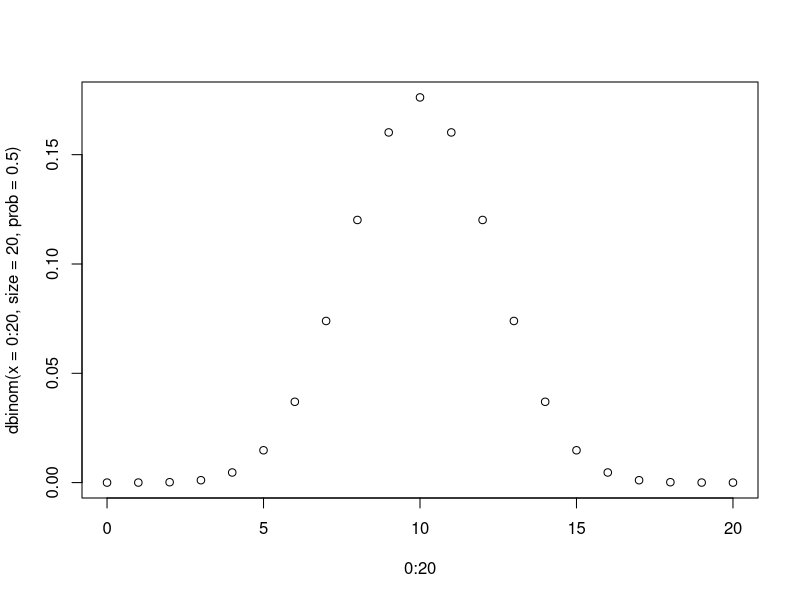
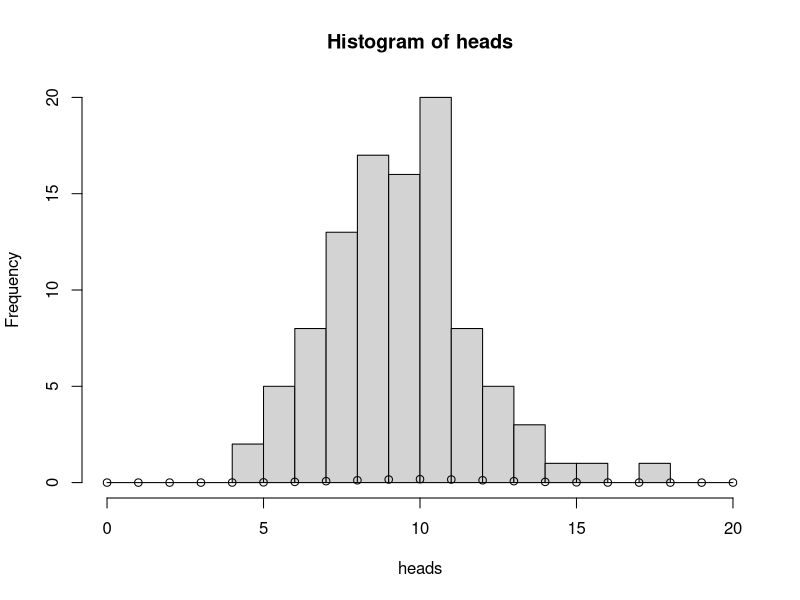
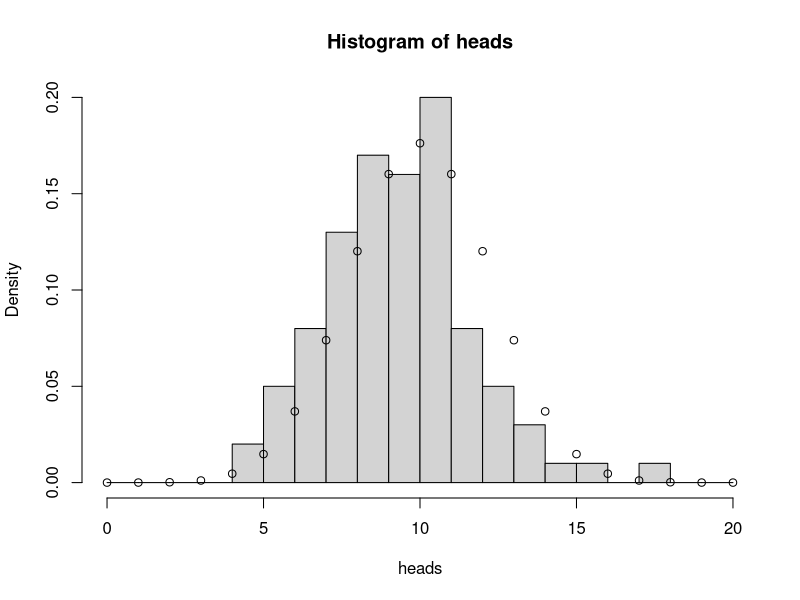
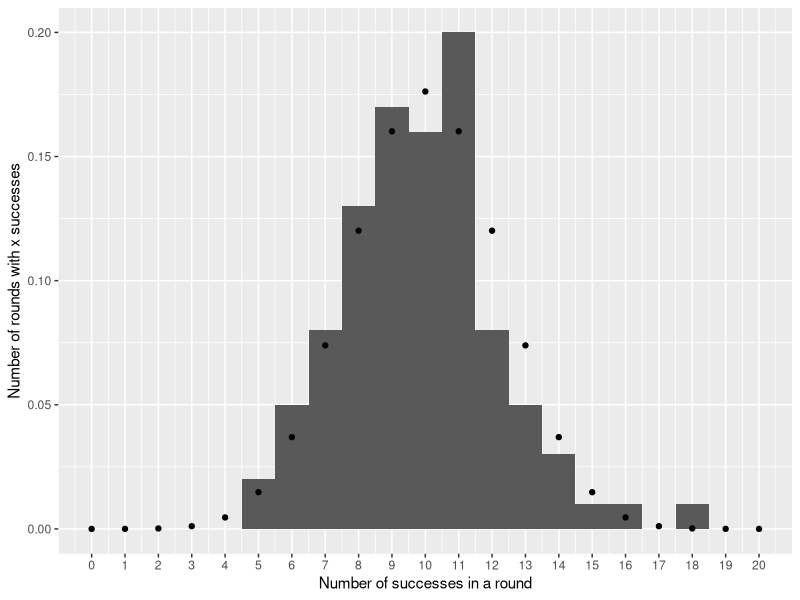
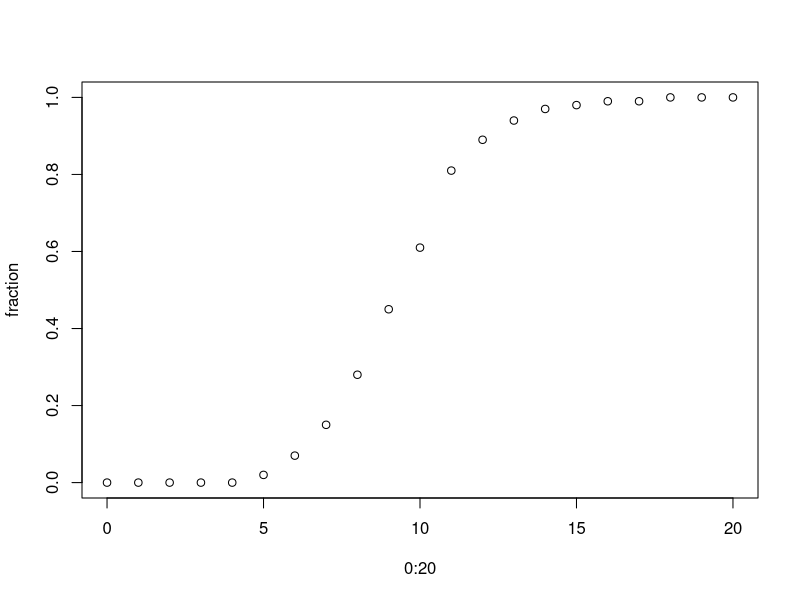
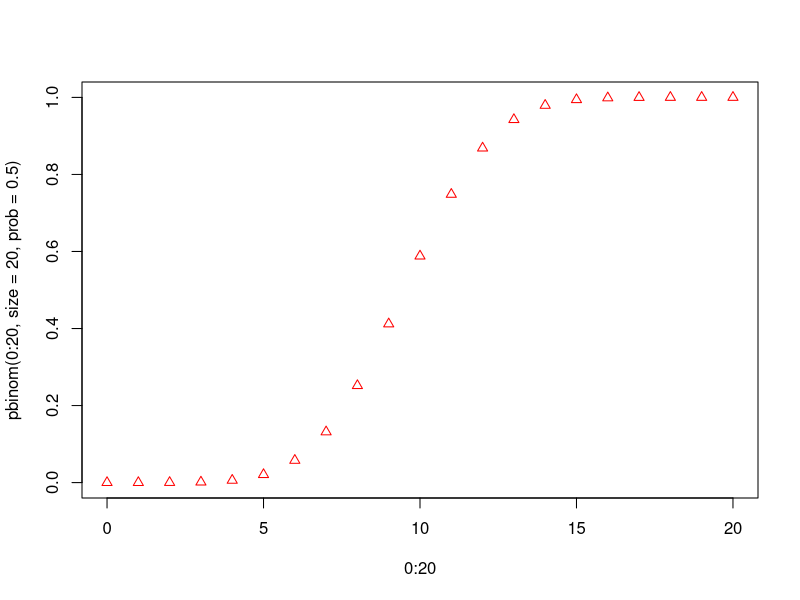
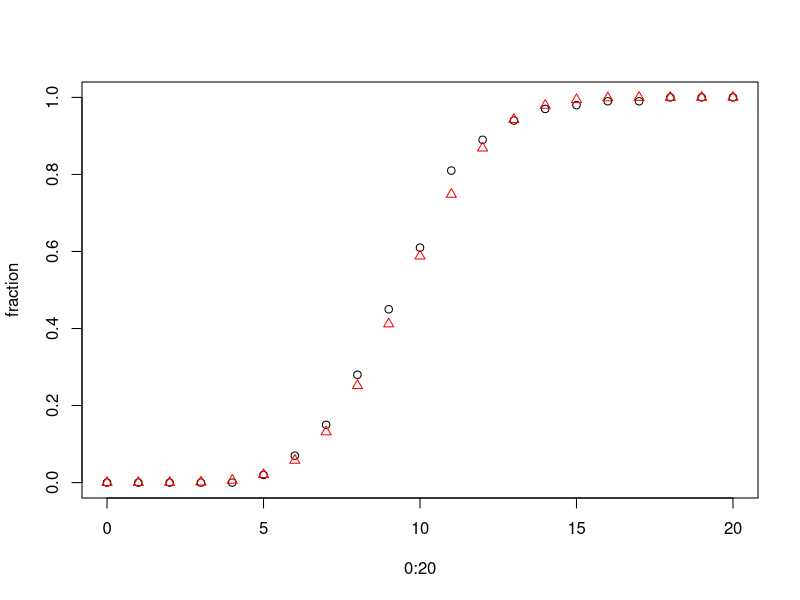
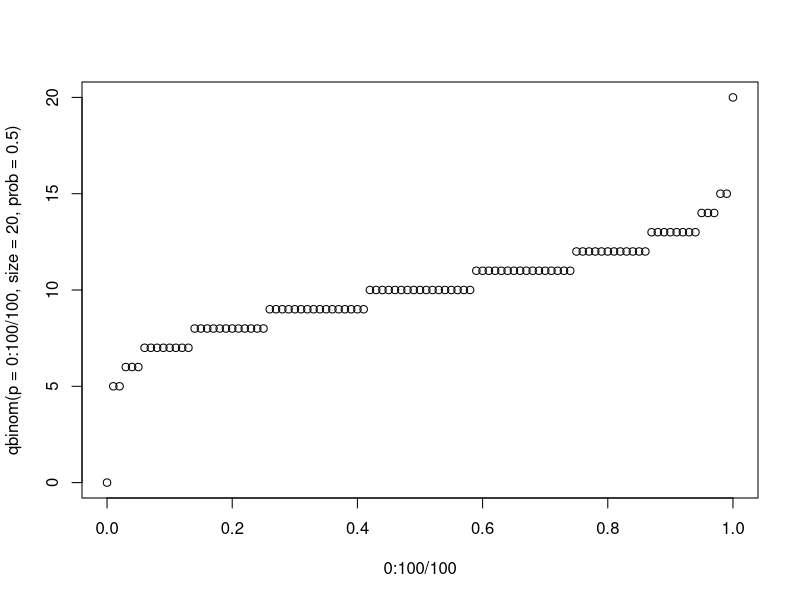

Write the R code that produced these figures, in order.
## ---- chunk 1
## Binomial, coin-flips
# The number of heads from one trial with 20 coins, each coin having a 50% probability of landing on heads.
rbinom(n=1, size=20, prob=0.5)

# The number of heads in each of twenty trials with 20 coins, each coin having  a 50% probability of landing on heads.
rbinom(n=20, size=20, prob=0.5)
## ---- chunk 2
# The number of heads in each of twenty trials with 20 coins, each coin having  a 33% probability of landing on heads.
rbinom(n=20, size=20, prob=0.33)
## ---- chunk 3
sim <- rbinom(1e6, size=20, prob = 0.5)
sum(sim == 2)/length(sim)
## ---- chunk 4
dbinom(x=2, size=20, prob=0.5)
## ---- chunk 5
dbinom(x=0:20, size=20, prob=0.5)
## ---- chunk 6
plot(x=0:20, y=dbinom(x=0:20, size=20, prob=0.5)) # try type = "h" if you want a histogram style
## ---- chunk 7
# remake our heads data set for a fair coin
heads <- rbinom(n=100, size=20, prob=0.5)
#plot the histogram
hist(heads, breaks=0:20)

# add the points of the theoretical expectation
points(x=0:20, y=dbinom(x=0:20, size=20, prob=0.5))
## ---- chunk 8
#plot the histogram, with a y axis of the proportion
hist(heads, breaks=0:20, freq=FALSE)

# add the points of the theoretical expectation
points(x=0:20, y=dbinom(x=0:20, size=20, prob=0.5))
## ---- chunk 9
#| message: false
library(tidyverse)

ggplot(tibble(x=heads), aes(x)) + 
  geom_histogram(aes(y=after_stat(density)), # <- weird, but helpful!
                 binwidth=1) + 
  stat_function(fun=dbinom, 
                args=list(size=20, prob=0.5), 
                n=21, 
                geom="point") +
  scale_x_continuous("Number of successes in a round", 
                     limits=c(0,20), 
                     breaks=0:20) + 
  scale_y_continuous("Number of rounds with x successes")
## ---- chunk 10
sum(heads <= 12) / length(heads)
## ---- chunk 11
fraction <- numeric()

for(i in 0:20){
  fraction[i+1] <- sum(heads <= i) / length(heads)
}
fraction
plot(x=0:20, y=fraction)
## ---- chunk 12
pbinom(0:20, size=20, prob=0.5)

plot(x=0:20, y=pbinom(0:20, size=20, prob=0.5), col = "red", pch = 2)
## ---- chunk 13
plot(x=0:20, y=fraction)
points(x=0:20, y=pbinom(0:20, size=20, prob=0.5), col = "red", pch = 2)
## ---- chunk 14
qbinom(p=0.95, size=20, prob=0.5)
## ---- chunk 15
plot(x=0:100/100, 
     qbinom(p=0:100/100, size=20, prob=0.5)
     )
## ---- chunk 16
#| echo: false
#| message: false
#| warning: false
#| fig-cap: The relationships and function of the PDF (dbinom), random deviate generating function (rbinom), CDF (pbinom), and quantile function (qbinom) of the binomial distribution. Follow the arrows from input to ouput. Note the line from x=9.5 is defined as 0 in dbinom, but 0.412 in pbinom. Also, qbinom for 0.412 yields 9. Think about why. 

library(cowplot)
theme_set(theme_minimal())

df <- tibble(x=0:20, 
       prob = dbinom(x, size = 20, prob = 0.5), 
       cump = pbinom(x, size = 20, prob = 0.5))

segs <- tibble(x = c(5, 8, 9.5,  11), 
               prob = dbinom(x, size = 20, prob = 0.5), 
              cump = pbinom(x, size = 20, prob = 0.5), 
              qump = qbinom(cump, size = 20, prob = 0.5))

# dbinom
dp <- ggplot(df, aes(x, prob)) + geom_point() +
  geom_segment(data=segs, aes(xend = x, y=0, yend = prob), col = "red") + 
  geom_segment(data=segs, aes(x=x, xend=0, y=prob, yend=prob), col = "red", arrow = arrow(type = "closed", length = unit(0.2, "cm"))) + 
  geom_point(data=segs, aes(x=x, y=0), col = "red", shape = 21) + 
  labs(y="Probability mass", 
       title = "dbinom()") + 
  scale_x_continuous(minor_breaks = 0:20)

# rbinom
dat <- tibble(x=rbinom(n=7, size = 20, prob=0.5), prob=dbinom(x, size = 20, prob=0.5))
rp <- ggplot(df, aes(x, prob)) + geom_point() +
  geom_point(data=dat, aes(x=x, y=prob), col = "orange", shape = 21, size=2.5) + 
  geom_segment(data=dat, aes(x=x, xend=x, y=prob, yend=0), col = "orange", arrow = arrow(type = "closed", length = unit(0.2, "cm"))) + 
  labs(y="", 
       title = "rbinom()") + 
  scale_x_continuous(minor_breaks = 0:20)

# pbinom
pp <- ggplot(df, aes(x, cump)) + geom_point() + geom_step(direction="hv") +
  geom_segment(data=segs, aes(xend = x, y=0, yend = cump), col = "darkgreen") + 
  geom_segment(data=segs, aes(x=x, xend=0, y=cump, yend=cump), col = "darkgreen", arrow = arrow(type = "closed", length = unit(0.2, "cm"))) + 
  geom_point(data=segs, aes(x=x, y=0), col = "darkgreen", shape = 21) + 
  labs(y="Cumulative probability", 
       title = "pbinom()") + 
  scale_x_continuous(minor_breaks = 0:20)

# qbinom

qp <- ggplot(df, aes(x, cump)) + geom_point() + geom_step(direction="hv") +
  geom_segment(data=segs, aes(x=qump, xend = qump, y=cump, yend = 0), col = "blue", arrow = arrow(type = "closed", length = unit(0.2, "cm"))) + 
  geom_segment(data=segs, aes(x=qump, xend=0, y=cump, yend=cump), col = "blue") + 
  geom_point(data=segs, aes(x=0, y=cump), col = "blue", shape = 21) +
  labs(y="", 
       title = "qbinom()") + 
  scale_x_continuous(minor_breaks = 0:20)

plot_grid(dp, rp, pp, qp)
## ---- chunk 17
#| echo: false
#| fig-cap: The relationships and function of the PDF (dnorm), random deviate generating function (rnorm), CDF (pnorm), and quantile function (qnorm) of the normal or Gaussian distribution. Follow the arrows from input to ouput.

library(cowplot)
theme_set(theme_minimal())

df <- tibble(x=seq(-4, 4, length.out=500), 
       prob = dnorm(x), 
       cump = pnorm(x))

segs <- tibble(x = c(0.7, -1.2, -0.4), 
               prob = dnorm(x), 
               cump = pnorm(x))

# dnorm
dp <- ggplot(df, aes(x, prob)) + geom_line() +
  geom_segment(data=segs, aes(xend = x, y=0, yend = prob), col = "red") + 
  geom_segment(data=segs, aes(x=x, xend=-4, y=prob, yend=prob), col = "red", arrow = arrow(type = "closed", length = unit(0.2, "cm"))) + 
  labs(y="Probability density", 
       title = "dnorm()")

# rnorm
rp <- ggplot(df, aes(x, prob)) + geom_line() +
  geom_segment(data=tibble(x=rnorm(7), prob=dnorm(x)), aes(x=x, xend=x, y=prob, yend=0), col = "orange", arrow = arrow(type = "closed", length = unit(0.2, "cm"))) + 
  labs(y="", 
       title = "rnorm()")

# pnorm
pp <- ggplot(df, aes(x, cump)) + geom_line() +
  geom_segment(data=segs, aes(xend = x, y=0, yend = cump), col = "darkgreen") + 
  geom_segment(data=segs, aes(x=x, xend=-4, y=cump, yend=cump), col = "darkgreen", arrow = arrow(type = "closed", length = unit(0.2, "cm"))) + 
  labs(y="Cumulative probability", 
       title = "pnorm()")

# qnorm

qp <- ggplot(df, aes(x, cump)) + geom_line() +
  geom_segment(data=segs, aes(xend = x, y=cump, yend = 0), col = "blue", arrow = arrow(type = "closed", length = unit(0.2, "cm"))) + 
  geom_segment(data=segs, aes(x=x, xend=-4, y=cump, yend=cump), col = "blue") + 
  labs(y="", 
       title = "qnorm()")

plot_grid(dp, rp, pp, qp)
## ---- chunk 18
#| include: false
#| echo: false
tmp <- rbinom(1e6, 25, 0.65)/25
mean(tmp)
sd(tmp)

ggplot(tibble(p = tmp), aes(x=p)) + 
  geom_histogram(aes(y = after_stat(density)), binwidth = 1/25) +
  stat_function(fun = dnorm, args = list(mean = 0.651304, sd = 0.09549791)) + scale_x_continuous("p", limits = c(0,1))
  
